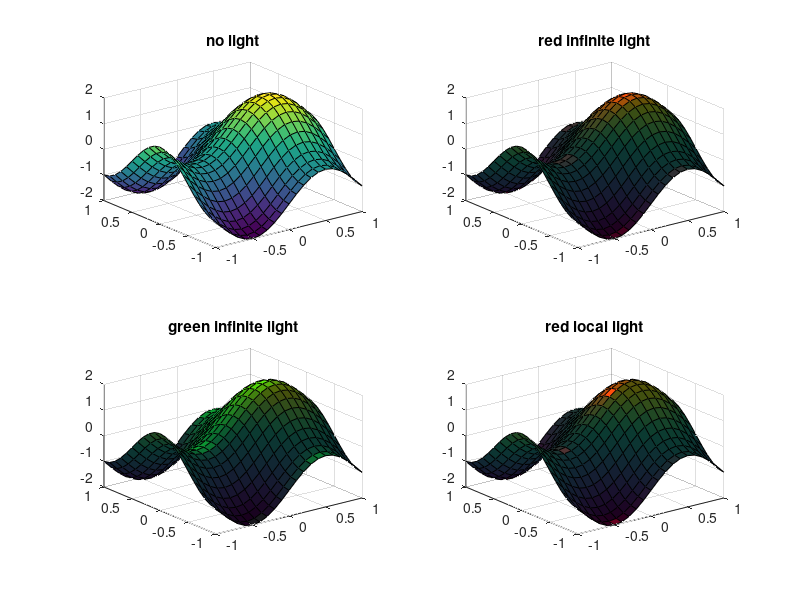

Recreate this plot in MATLAB.
[x,y]=meshgrid(-1:0.1:1);
z=sin(x*pi)+cos(y*pi);
figure;
subplot(2,2,1);surf(x,y,z);title('no light')
subplot(2,2,2);surf(x,y,z)
light('Color','r','Style','infinite','Position',[0 1 2])
title('red infinite light')
subplot(2,2,3);surf(x,y,z)
light('Color','g','Style','infinite','Position',[0 1 2])
title('green infinite light')
subplot(2,2,4);surf(x,y,z)
light('Color','r','Style','local','Position',[0 1 2])
title('red local light')
